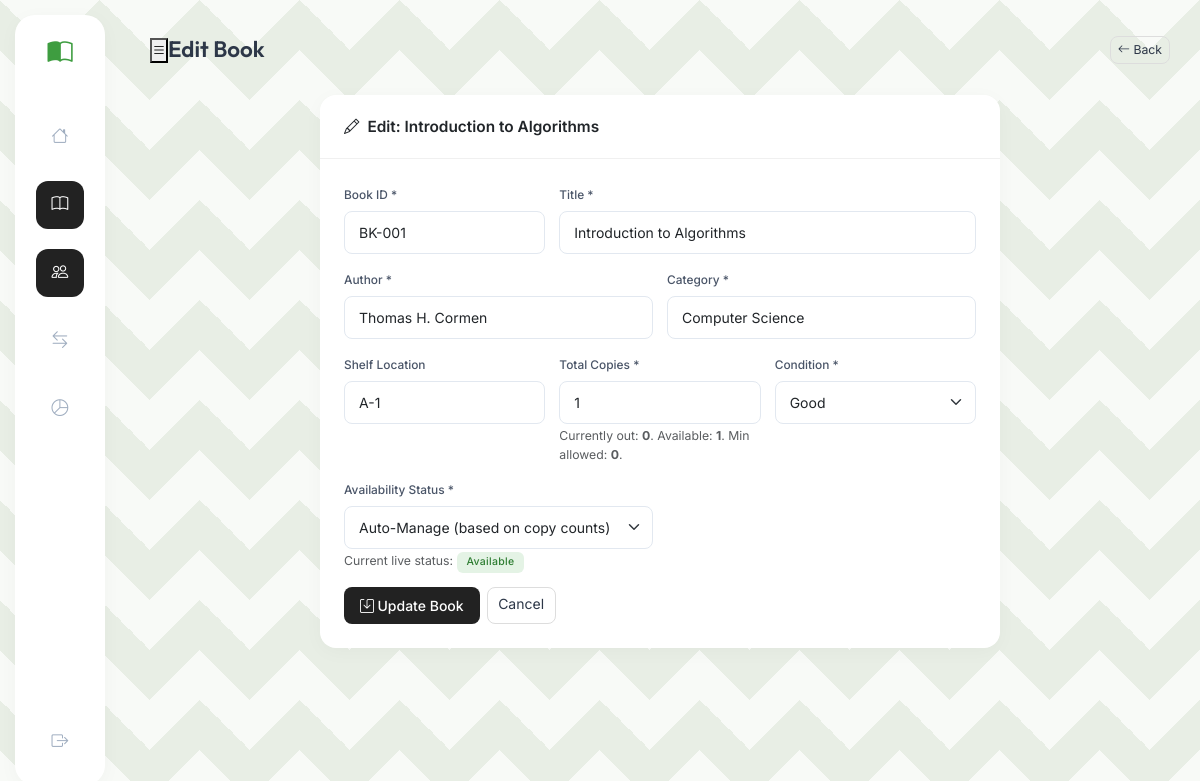
/modules/books/edit.php?id=1 (signed in), run on the app's committed database.
### tables this page shows
CREATE TABLE IF NOT EXISTS books (
    id               INT UNSIGNED AUTO_INCREMENT PRIMARY KEY,
    book_id          VARCHAR(50)  NOT NULL UNIQUE,
    title            VARCHAR(255) NOT NULL,
    author           VARCHAR(150) NOT NULL,
    category         VARCHAR(100) NOT NULL,
    shelf_location   VARCHAR(60)  DEFAULT NULL,
    status           ENUM('Available','Borrowed','Missing') DEFAULT 'Available',
    condition_status ENUM('Good','Damaged') DEFAULT 'Good',
    total_copies     INT DEFAULT 1,
    available_copies INT DEFAULT 1,
    created_at       TIMESTAMP DEFAULT CURRENT_TIMESTAMP,
    INDEX idx_status(status), INDEX idx_category(category),
    FULLTEXT idx_search(title, author)
);

### modules/books/edit.php (the view, shortened to what this page needs)
<?php
$pdo = getDB();
$id = (int)($_GET['id'] ?? 0);
$book = $pdo->prepare("SELECT * FROM books WHERE id=?");
$book->execute([$id]);
$book = $book->fetch();
$errors = []; $data = $book;
require_once '../../includes/header.php';
require_once '../../includes/sidebar.php';
?>
<div id="main">
  <div class="topbar">
    <button class="sidebar-toggle"><i class="bi bi-list"></i></button>
    <span class="topbar-title">Edit Book</span>
    <a href="index.php" class="btn btn-outline-secondary btn-sm ms-auto"><i class="bi bi-arrow-left me-1"></i>Back</a>
  </div>
  <div class="page-content">
    <div class="card" style="max-width:680px;margin:0 auto">
      <div class="card-header"><i class="bi bi-pencil"></i> Edit: <?= sanitize($book['title']) ?></div>
      <div class="card-body">
        <form method="POST">
          <div class="row g-3">
            <div class="col-md-4">
              <label class="form-label">Book ID *</label>
              <input type="text" name="book_id" class="form-control" required value="<?= sanitize($data['book_id']) ?>">
            </div>
            <div class="col-md-8">
              <label class="form-label">Title *</label>
              <input type="text" name="title" class="form-control" required value="<?= sanitize($data['title']) ?>">
            </div>
            <div class="col-md-6">
              <label class="form-label">Author *</label>
              <input type="text" name="author" class="form-control" required value="<?= sanitize($data['author']) ?>">
            </div>
            <div class="col-md-6">
              <label class="form-label">Category *</label>
              <input type="text" name="category" class="form-control" required list="cat-list" value="<?= sanitize($data['category']) ?>">
            </div>
            <div class="col-md-4">
              <label class="form-label">Shelf Location</label>
              <input type="text" name="shelf_location" class="form-control" value="<?= sanitize($data['shelf_location'] ?? '') ?>">
            </div>
            <div class="col-md-4">
              <label class="form-label">Total Copies *</label>
              <input type="number" name="total_copies" class="form-control"
                     min="1" max="9999" required
                     value="<?= (int)$data['total_copies'] ?>">
              <?php
              $outCount = (int)$pdo->prepare("SELECT COUNT(*) FROM borrow_records WHERE book_id=? AND status='Not Returned'")
                ->execute([$id]) ? $pdo->query("SELECT COUNT(*) FROM borrow_records WHERE book_id={$id} AND status='Not Returned'")->fetchColumn() : 0;
              ?>
              <div class="form-text">
                Currently out: <strong><?= $outCount ?></strong>.
                Available: <strong><?= (int)$book['available_copies'] ?></strong>.
                Min allowed: <strong><?= $outCount ?></strong>.
              </div>
            </div>
            <div class="col-md-4">
              <label class="form-label">Condition *</label>
              <select name="condition_status" class="form-select" required>
                <?= conditionOptions($data['condition_status'] ?? 'Good') ?>
              </select>
            </div>
            <div class="col-md-6">
              <label class="form-label">Availability Status *</label>
              <select name="status_mode" class="form-select" required>
                <?php
                $curr = $book['status'];
                $isAuto = in_array($curr, ['Available', 'Borrowed', 'All Issued'], true);
                ?>
                <option value="auto" <?= $isAuto ? 'selected' : '' ?>>Auto-Manage (based on copy counts)</option>
              </select>
              <div class="form-text mt-1">
                Current live status: <?= badge($curr) ?>
              </div>
            </div>
            <div class="col-12 d-flex gap-2">
              <button type="submit" class="btn btn-primary"><i class="bi bi-save me-1"></i>Update Book</button>
              <a href="index.php" class="btn btn-outline-secondary">Cancel</a>
            </div>
          </div>
        </form>
      </div>
    </div>
  </div>
</div>
<?php require_once '../../includes/footer.php'; ?>

### includes/helpers.php (shortened to what this page needs)
<?php
function sanitize(string $v): string {
    return htmlspecialchars(strip_tags(trim($v)), ENT_QUOTES, 'UTF-8');
}
function badge(string $s): string {
    $m = [
        'Available'     => 'success',
        'Borrowed'      => 'warning text-dark',
        'Missing'       => 'danger',
        'All Issued'    => 'danger',
        'Not Available' => 'secondary',
        'Returned'     => 'success',
        'Not Returned' => 'warning text-dark',
        'Active'       => 'success',
        'Inactive'     => 'secondary',
        'Perfect'      => 'success',
        'Good'         => 'info text-dark',
        'Mildly Torn'  => 'warning text-dark',
        'Torn'         => 'orange text-dark',
        'Damaged'      => 'danger',
    ];
    $c = $m[$s] ?? 'secondary';
    return "<span class='badge bg-{$c}'>{$s}</span>";
}
function conditionOptions(string $selected = ''): string {
    $conditions = ['Perfect', 'Good', 'Mildly Torn', 'Torn', 'Damaged'];
    $html = '';
    foreach ($conditions as $c) {
        $sel  = $c === $selected ? ' selected' : '';
        $html .= "<option value=\"{$c}\"{$sel}>{$c}</option>\n";
    }
    return $html;
}

### assets/css/style.css (style rules this page uses)
:root { --brand: #3e9d40; --brand-light: #52b554; --accent: #222222; --surface: #e8eee5; --card-bg: #ffffff; --border: #f0f0f0; --text: #2d3748; --text-muted: #a0aec0; --sidebar-w: 90px; --topbar-h: 70px; --radius: 16px; --shadow: 0 4px 20px rgba(0,0,0,0.03); --shadow-lg: 0 10px 40px rgba(0,0,0,0.06); font-size: 14px; }
*, *::before, *::after { box-sizing: border-box; margin: 0; padding: 0; }
body { font-family: 'Inter', sans-serif; color: var(--text); min-height: 100vh; display: flex; background-color: var(--surface); background-image: linear-gradient(135deg, rgba(255,255,255,0.7) 25%, transparent 25%), linear-gradient(225deg, rgba(255,255,255,0.7) 25%, transparent 25%), linear-gradient(45deg, rgba(255,255,255,0.7) 25%, transparent 25%), linear-gradient(315deg, rgba(255,255,255,0.7) 25%, transparent 25%); background-size: 100px 100px; background-position: 50px 0, 50px 0, 0 0, 0 0; background-attachment: fixed; }
#main { margin-left: calc(var(--sidebar-w) + 30px); width: calc(100% - var(--sidebar-w) - 30px); display: flex; flex-direction: column; }
.topbar { height: var(--topbar-h); padding: 0 30px; display: flex; align-items: center; margin-top: 15px; }
.topbar-title { font-family: 'Outfit', sans-serif; font-size: 1.6rem; font-weight: 600; color: var(--text); }
.page-content { padding: 10px 30px 40px; flex-grow: 1; }
.card { border: none; border-radius: var(--radius); box-shadow: var(--shadow); background: var(--card-bg); margin-bottom: 24px; }
.card-header { background: none; border-bottom: 1px solid var(--border); font-weight: 600; font-size: 1.1rem; padding: 20px 24px; display: flex; align-items: center; gap: 8px; }
.card-body { padding: 24px; }
.btn-primary { background: var(--accent); border: none; border-radius: 8px; padding: 8px 16px; font-weight: 500; }
.btn-outline-secondary { border-color: #ddd; border-radius: 8px; color: var(--text); }
.form-control, .form-select { border-radius: 8px; border-color: #e2e8f0; padding: 10px 14px; }
.form-label { font-weight: 500; font-size: .85rem; color: #4a5568; }
.badge { font-weight: 500; padding: 5px 10px; border-radius: 6px; letter-spacing: .3px; font-size: .75rem; }
.bg-success { background: rgba(76, 175, 80, 0.15) !important; color: #2e7d32 !important; }

### data on the page
books: title "Introduction to Algorithms", book_id "BK-001", author "Thomas H. Cormen", category "Computer Science", shelf_location "A-1", total_copies "1", available_copies "1", condition_status "Good", status_mode "Auto-Manage (based on copy counts)", status "Available"

### other printed values
$outCount "0"
